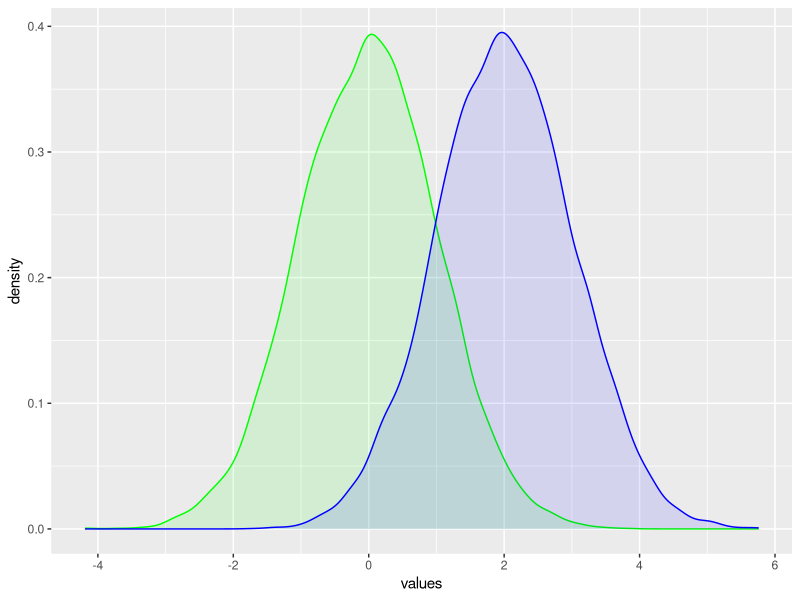

The R script that drew this image: (Note: this script raises an error after producing the figure.)
#eeldusandmed
#esimene jaotus
mean1=0
sd1=1
nr1=10000
#teine jaotus
mean2=2
sd2=1
nr2=10000
#esimene grupp ehk terved
values=rnorm(n=nr1, mean=mean1, sd=sd1)
values=data.frame(values)
#teine grupp ehk haiged
values2=rnorm(n=nr2, mean=mean2, sd=sd2)
values2=data.frame(values2)

#paneme mõlemad joonisele
library(ggplot2)
ggplot(values, aes(x=values))+
    geom_density(colour="green", fill="green", alpha=0.1)+
    geom_density(data=values2, aes(x=values2), 
                 colour="blue", fill="blue", alpha=0.1)

#paneme mõlemad joonisele ning märgime öra osa, mis on valepositiivsed
library(dplyr)
library(reshape2)
library(data.table)
data=cbind(values, values2)  %>% 
    melt  %>% 
    data.table

gg <- data[,list(x=density(value)$x, y=density(value)$y),by="variable"]

#leiame 95% kvintiili esimesest jaotusest
qnorm(0.95, mean=mean1)#teoreetiline piir
piir=quantile(values$values, c(0.95)) #päris lähedal

#minu variant, kust saab ära märkida valepositiivsed ja valenegatiivsed
ggplot(data, aes(x=value))+
    geom_density(aes(group=variable, fill=variable),colour=0, alpha=0.3)+
    geom_ribbon(data=subset(gg,variable=="values2" & x<=piir),
                aes(x=x,ymax=y),ymin=0,fill="red", alpha=0.2)+
    geom_ribbon(data=subset(gg,variable=="values" & x>=piir),
                aes(x=x,ymax=y),ymin=0,fill="yellow", alpha=0.2)+
    geom_vline(xintercept=piir, colour="blue", size=1)

ggplot(data, aes(x=value))+
    geom_density(aes(group=variable), alpha=0.3)+
    geom_ribbon(data=subset(gg,variable=="values2" & x<=piir),
                aes(x=x,ymax=y),ymin=0,fill="red", alpha=0.2)+
    geom_ribbon(data=subset(gg,variable=="values" & x>=piir),
                aes(x=x,ymax=y),ymin=0,fill="yellow", alpha=0.2)+
    geom_vline(xintercept=piir, colour="blue", size=1)

#leiame, mitu % on see teisest jaotusest (values2)
pnorm(piir, mean=mean2, sd=sd2) #teoreetiline
nrow(subset(values2, values2>piir))/nrow(values2)#päris lähedal
#õiged positiivsed (keso n haiged ja test seda ka näitab)
truepos=nrow(subset(values2, values2>piir))
#valepositiivsed, need, kes on terved, kuid test näitab haigena
falsepos=nrow(subset(values, values>piir))
#õiged negatiivsed (kes on terved ja ka test nii näitab)
trueneg=nrow(subset(values, values<=piir))
#valengeatiivsed (need, kes on haiged, kuid test näitab tervena)
falseneg=nrow(subset(values2, values2<=piir))
#sensitiivsus
truepos/(falseneg+truepos)
#spetsiifilsus
trueneg/(trueneg+falsepos)
#positive predictive value
truepos/(truepos+falsepos)
#negative predicitve value
trueneg/(trueneg+falseneg)

#teeme asjast funktsiooni, esimene funktsioon graafiku tegemiseks
andmetabel =function(mean1=4, mean2=6, sd1=1, sd2=1, nr1=10000, nr2=10000) {
    library(dplyr)
    #esimene grupp ehk terved
    terved=rnorm(n=nr1, mean=mean1, sd=sd1) %>% 
        data.frame %>%
        mutate(name="terved")
        
    #teine grupp ehk haiged
    haiged=rnorm(n=nr2, mean=mean2, sd=sd2) %>% 
        data.frame %>% 
        mutate(name="haiged")
    #paneme ühte tabelisse kokku
    library(data.table)
    data=rbind(terved, haiged)%>%
        data.table
    
    names(data)[1]=c("value")
    data
}
     
#teine funktsioon valenegatiivsete ja -positiivsete visualiseerimiseks
graafik=function(data=data, qt=0.95) {
    
    gg <- data[,list(x=density(value)$x, y=density(value)$y),by="name"]
    #piir, kus kohast tervete seas jääb qt% vaatlustest vasakule
    #ehk test nätab, et on terved
    sub=subset(data, name=="terved", select= c(value))
    piir=quantile(sub$value, c(qt)) 
    library(ggplot2)
    ggplot(data, aes(x=value))+
        geom_density(aes(group=name), alpha=0.4)+
        geom_ribbon(data=subset(gg,name=="haiged" & x<=piir),
                    aes(x=x,ymax=y, fill="valenegatiivsed"),ymin=0, alpha=0.4)+
        geom_ribbon(data=subset(gg,name=="terved" & x>=piir),
                    aes(x=x,ymax=y, fill="valepositiivsed"),ymin=0, alpha=0.4)+
        geom_vline(xintercept=piir, colour="blue", size=1)+
        scale_fill_discrete(name="")
}

#kolmas funktsioon spetsiifiluse, tundlikkuse ja määrade välja arvutamiseks
tabel=function(data=data, qt=0.95) {
    sub2=subset(data, name=="terved", select= c(value))
    piir=quantile(sub2$value, c(qt)) 
    
    #õiged positiivsed (kes on haiged ja test seda ka näitab)
    truepos=nrow(subset(data, name=="haiged" & value>piir))
    #valepositiivsed, need, kes on terved, kuid test näitab haigena
    falsepos=nrow(subset(data, name=="terved" & value>piir))
    #õiged negatiivsed (kes on terved ja ka test nii näitab)
    trueneg=nrow(subset(data, name=="terved" & value<=piir))
    #valengeatiivsed (need, kes on haiged, kuid test näitab tervena)
    falseneg=nrow(subset(data, name=="haiged" & value<=piir))
    näitaja=c("sensitiivsus (testi võimsus)", "spetsiifilisus", 
              "valepositiivsete määr (I tüüpi viga)", 
              "valenegatiivsete määr (II tüüpi viga)",
              "positive predictive value", 
            "negative predictive value")
    väärtus=c(round(truepos/(falseneg+truepos),3),
                round(trueneg/(trueneg+falsepos),3),
                1-round(trueneg/(trueneg+falsepos),3),
                1-round(truepos/(falseneg+truepos),3),
                round(truepos/(truepos+falsepos),3),
                round(trueneg/(trueneg+falseneg),3))
    data.frame(näitaja, väärtus)
}


#funktsioon mis teeb spec, sens, pos-pred value, neg-pred value tabeli

population=20000
spec=0.95
sens=0.638
ratio=0.5 #haigete osakaal

haige=c(round(population*ratio*sens, 0), round(population*ratio*(1-sens), 0))
terve=c(round(population*(1-ratio)*(1-spec), 0), round(population*(1-ratio)*spec, 0))
tulem=c("test positiivne", "test negatiivne")
test_summary=data.frame(tulem, haige, terve)
pospred=haige[1]/(haige[1]+terve[1])
negpred=terve[2]/(haige[2]+terve[2])


#teeme funktsiooniks
neg_pos_predictive=function(ratio, sensitivity, specificity) {
    population=20000
    haige=c(round(population*ratio*sensitivity, 0), round(population*ratio*(1-sensitivity), 0))
    terve=c(round(population*(1-ratio)*(1-specificity), 0), round(population*(1-ratio)*specificity, 0))
    tulem=c("test positiivne", "test negatiivne")
    test_summary=data.frame(tulem, haige, terve)
    pospred=haige[1]/(haige[1]+terve[1])
    negpred=terve[2]/(haige[2]+terve[2])
    return(data.frame(pospred, negpred))
}

ratiod=c(0.9, 0.7, 0.5, 0.3, 0.1)
vastus= data.frame(positive_pred=numeric(),
                   negative_pred=numeric())

for (i in 1:length(ratiod)) {
    vastus[i,]=neg_pos_predictive(ratio=ratiod[i], sensitivity = 0.8, specificity=0.95)
}

vastus$sensitivity=0.8
vastus$specificity=0.95
vastus$ratio=ratiod
#plotime
library(ggplot2)

ggplot(vastus, aes(x=ratio, y=positive_pred))+
    geom_line(colour="blue")+
    geom_line(aes(y=negative_pred), colour="red")+
    ylab("%")

#väikese levikuga korral
ratiod2=c(0.1, 0.07, 0.05, 0.03, 0.01)
vastus2= data.frame(positive_pred=numeric(),
                   negative_pred=numeric())

for (i in 1:length(ratiod2)) {
    vastus2[i,]=neg_pos_predictive(ratio=ratiod2[i], sensitivity = 0.8, specificity=0.95)
}

vastus2$sensitivity=0.8
vastus2$specificity=0.95
vastus2$ratio=ratiod2

ggplot(vastus2, aes(x=ratio, y=positive_pred))+
    geom_line(colour="blue")+
    geom_line(aes(y=negative_pred), colour="red")+
    ylab("%")

#paneme kokku väikese ja suure leviku 
ratiod2=c(0.999,0.99,0.98,0.97,0.96,0.95,0.94,0.93,0.92,0.91,0.9,0.8, 0.7, 
          0.6,0.5, 0.4,0.3,0.2,0.1, 0.07, 0.05, 0.03, 0.01, 0.001)
vastus2= data.frame(positive_pred=numeric(),
                    negative_pred=numeric())

for (i in 1:length(ratiod2)) {
    vastus2[i,]=neg_pos_predictive(ratio=ratiod2[i], sensitivity = 0.8, specificity=0.95)
}

vastus2$ratio=ratiod2
#reshabime
library(reshape2)
vastus2=melt(vastus2, id=c("ratio"))
#plotime
library(scales) 
ggplot(vastus2, aes(x=ratio, y=value))+
    geom_line(aes(colour=variable), size=1)+
    xlab("haigete osakaal populatsioonist")+
    scale_y_continuous(labels=percent)+
    scale_x_continuous(labels=percent)+
    theme_minimal()

